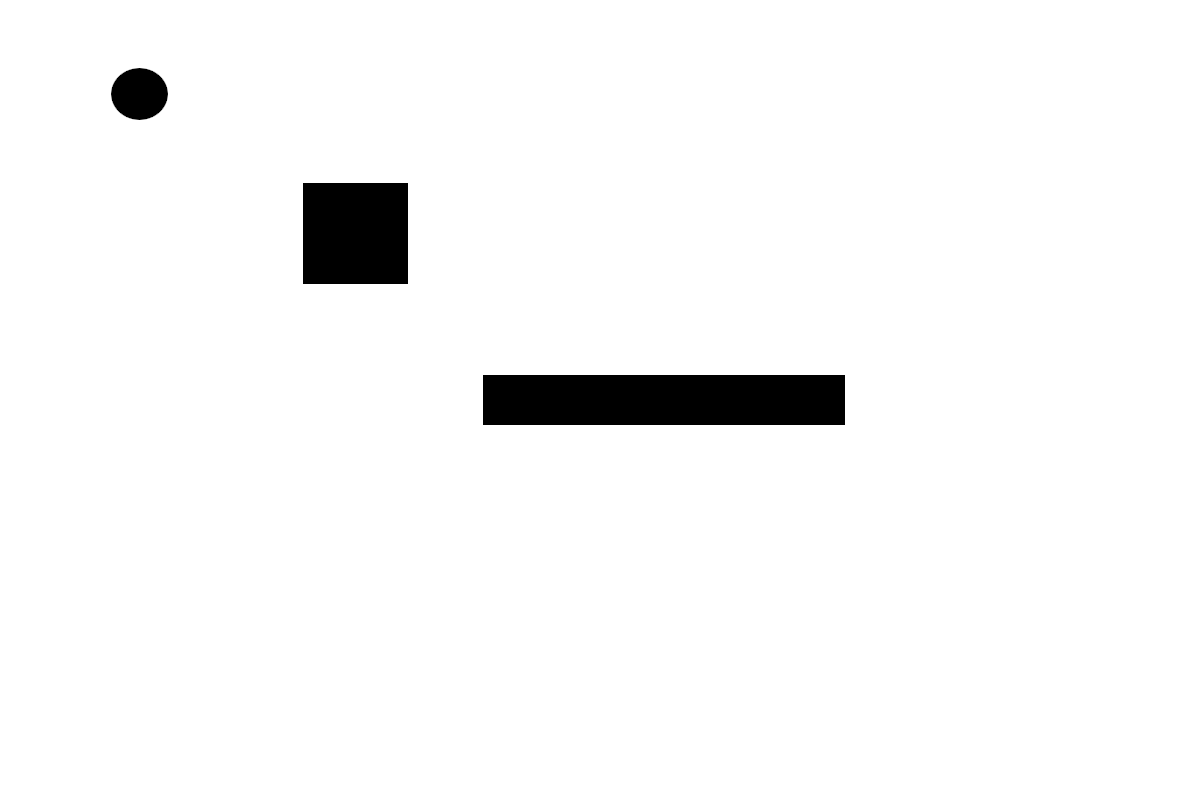
#> input picture lab5_base/obstacles_test1.png, 1200 x 800 px
$ python lab5_base.py   (Python 2 division)
#> lines starting #> are read from the running program, lines starting #| are printed output that depends on the picture
import copy
import math
import random
import argparse
from PIL import Image
import numpy as np
from pprint import pprint

g_CYCLE_TIME = .100

# Parameters you might need to use which will be set automatically
MAP_SIZE_X = None
MAP_SIZE_Y = None

# Default parameters will create a 4x4 grid to test with
g_MAP_SIZE_X = 1.5 # 2m wide
g_MAP_SIZE_Y = 1.5 # 1.5m tall
g_MAP_RESOLUTION_X = 0.5 # Each col represents 50cm
g_MAP_RESOLUTION_Y = 0.5 # Each row represents 37.5cm
g_NUM_X_CELLS = int(g_MAP_SIZE_X // g_MAP_RESOLUTION_X) # Number of columns in the grid map
g_NUM_Y_CELLS = int(g_MAP_SIZE_Y // g_MAP_RESOLUTION_Y) # Number of rows in the grid map

# Map from Lab 4: values of 0 indicate free space, 1 indicates occupied space
g_WORLD_MAP = [0] * g_NUM_Y_CELLS*g_NUM_X_CELLS # Initialize graph (grid) as array

# Source and Destination (I,J) grid coordinates
g_dest_coordinates = (3,3)
g_src_coordinates = (0,0)


def create_test_map(map_array):
  # Takes an array representing a map of the world, copies it, and adds simulated obstacles
  num_cells = len(map_array)
  new_map = copy.copy(map_array)
  # Add obstacles to up to sqrt(n) vertices of the map
  for i in range(int(math.sqrt(len(map_array)))):
    random_cell = random.randint(0, num_cells)
    new_map[random_cell] = 1

  return new_map


def _load_img_to_intensity_matrix(img_filename):
  '''
  Helper function to read the world image containing obstacles
  YOu should not modify this
  '''
  global MAP_SIZE_X, MAP_SIZE_Y

  if img_filename is None:
      grid = np.zeros([800,1200])
      return grid

  img = Image.open(img_filename)

  MAP_SIZE_X = img.width
  MAP_SIZE_Y = img.height

  grid = np.zeros([img.height, img.width])
  for y in range(img.height):
      for x in range(img.width):
          pixel = img.getpixel((x,y))
          grid[y,x] = 255 - pixel[0] # Dark pixels have high values to indicate being occupied/having something interesting

  return grid


def vertex_index_to_ij(vertex_index):
  '''
  vertex_index: unique ID of graph vertex to be convered into grid coordinates
  Returns COL, ROW coordinates in 2D grid
  '''
  global g_NUM_X_CELLS
  return vertex_index % g_NUM_X_CELLS, vertex_index // g_NUM_X_CELLS

def ij_to_vertex_index(i,j):
  '''
  i: Column of grid map
  j: Row of grid map
  returns integer 'vertex index'
  '''
  global g_NUM_X_CELLS
  return j*g_NUM_X_CELLS + i


def ij_coordinates_to_xy_coordinates(i,j):
  '''
  i: Column of grid map
  j: Row of grid map
  returns (X, Y) coordinates in meters at the center of grid cell (i,j)
  '''
  global g_MAP_RESOLUTION_X, g_MAP_RESOLUTION_Y
  return (i+0.5)*g_MAP_RESOLUTION_X, (j+0.5)*g_MAP_RESOLUTION_Y

def xy_coordinates_to_ij_coordinates(x,y):
  '''
  i: Column of grid map
  j: Row of grid map
  returns (X, Y) coordinates in meters at the center of grid cell (i,j)
  '''
  global g_MAP_RESOLUTION_X, g_MAP_RESOLUTION_Y
  return int(i // g_MAP_RESOLUTION_X), int(j // g_MAP_RESOLUTION_Y)

# **********************************
# *      Core Dijkstra Functions   *
# **********************************

def get_travel_cost(vertex_source, vertex_dest):
  # Returns the cost of moving from vertex_source (int) to vertex_dest (int)
  # INSTRUCTIONS:
  '''
      This function should return 1 if:
        vertex_source and vertex_dest are neighbors in a 4-connected grid (i.e., N,E,S,W of each other but not diagonal) and neither is occupied in g_WORLD_MAP (i.e., g_WORLD_MAP isn't 1 for either)
      This function should return 1000 if:
        vertex_source corresponds to (i,j) coordinates outside the map
        vertex_dest corresponds to (i,j) coordinates outside the map
        vertex_source and vertex_dest are not adjacent to each other (i.e., more than 1 move away from each other)
  '''
  global g_NUM_Y_CELLS, g_NUM_X_CELLS, g_WORLD_MAP
  map_size = g_NUM_Y_CELLS * g_NUM_X_CELLS
  answer = 1000
  #Check vertices not out of bounds
  """
  if(not(vertex_source < 0 or vertex_dest < 0 or vertex_source >= map_size or vertex_dest >= map_size)):
    source_x, source_y = vertex_index_to_ij(vertex_source)
    destination_x, destination_y = vertex_index_to_ij(vertex_dest)
    #Check neither vetex occupied
    if(not(g_WORLD_MAP[vertex_source] == 1 or g_WORLD_MAP[vertex_dest] == 1) ):
      #If in same row and off by a column
      if(source_x == destination_x and (source_y == destination_y + 1 or source_y == destination_y-1)):
        answer = 1
      #If in same column and off by a row
      elif(source_y == destination_y and (source_x == destination_x + 1 or source_x == destination_x-1)):
        answer = 1
  """
  if vertex_source < len(g_WORLD_MAP) and vertex_dest < len(g_WORLD_MAP):
    srcx, srcy = vertex_index_to_ij(vertex_source)
    destx, desty = vertex_index_to_ij(vertex_dest)
    dist = abs(srcx - destx) + abs(srcy - desty)

    if dist == 1 and g_WORLD_MAP[vertex_source] != 1 and g_WORLD_MAP[vertex_dest] != 1:
      return 1
  return 1000


def run_dijkstra(source_vertex):
  '''
  source_vertex: vertex index to find all paths back to
  returns: 'prev' array from a completed Dijkstra's algorithm run
  Function to return an array of ints corresponding to the 'prev' variable in Dijkstra's algorithm
  The 'prev' array stores the next vertex on the best path back to source_vertex.
  Thus, the returned array prev can be treated as a lookup table:  prev[vertex_index] = next vertex index on the path back to source_vertex
  '''
  global g_NUM_X_CELLS, g_NUM_Y_CELLS
  global g_WORLD_MAP

  # Array mapping vertex_index to distance of shortest path from vertex_index to source_vertex.
  dist = [float("inf")] * g_NUM_X_CELLS * g_NUM_Y_CELLS
  prev = [-1] * g_NUM_X_CELLS*g_NUM_Y_CELLS
  # Queue for identifying which vertices are up to still be explored:
  # Will contain tuples of (vertex_index, cost), sorted such that the min cost is first to be extracted (explore cheapest/most promising vertices first)
  Q_cost = [(v, get_travel_cost(source_vertex, v)) for v in range(g_NUM_X_CELLS*g_NUM_Y_CELLS)]
  Q_cost[source_vertex] = (source_vertex, 0)

  while(Q_cost):
    v = min(Q_cost,key=lambda t: t[1])
    dist[v[0]] = v[1]
    n = []
    x,y = vertex_index_to_ij(v[0])
    n.append(ij_to_vertex_index(x,y+1))
    n.append(ij_to_vertex_index(x,y-1))
    n.append(ij_to_vertex_index(x+1,y))
    n.append(ij_to_vertex_index(x-1,y))
    Q_cost.remove(v)
    for u in n:
      for i in Q_cost:
        if u == i[0]:
          val = get_travel_cost(v[0],u) + v[1]
          if val < dist[u]:
            dist[u] = val
            prev[u] = v[0]
            Q_cost.remove(i)
            Q_cost.insert(0,(u,dist[u]))

  # Array of ints for storing the next step (vertex_index) on the shortest path back to source_vertex for each vertex in the graph


  # Insert your Dijkstra's code here. Don't forget to initialize Q_cost properly!

  """
  map_size = g_NUM_X_CELLS * g_NUM_Y_CELLS
  source_x, source_y = vertex_index_to_ij(source_vertex)

  world_map = g_WORLD_MAP
  for i in range(map_size):
    for j in range(map_size):
      #curr_x, curr_y = vertex_index_to_ij(j)
      val = dist[j] + get_travel_cost(i,j)
      print(val)
      #print(val)
      if val < dist[j]:
        Q_cost = val
        dist[j] = val
        prev[j] = i
  """

  """
  for i in range(map_size):
    dist[i] = float('inf')
    prev[i] = -1
    if(not world_map[i] == 1):
      Q_cost.append((i, -1))
  dist[source_vertex] = 0
  while(len(Q_cost) > 0):
    distance = 1000
    index = -1
    #Find shortest in Q
    for i in range(len(Q_cost)):
      Q_current = Q_cost[i]
      if((not dist[Q_current[0]] ==-1) and dist[Q_current[0]] < distance):
        index = i
        Q_cost[i] = (Q_cost[i][0], dist[Q_cost[i][0]])
        distance = Q_cost[i][1]
    u = Q_cost.pop(index)
    u_x, u_y = vertex_index_to_ij(u[0])
    #Top neighbor
    v = ij_to_vertex_index(u_x, u_y-1)
    adjacent = get_travel_cost(u[0], v)
    if(adjacent != 1000):
      alt = u[1] + adjacent
      if(v > 0 and v < map_size):
        if(dist[v] == -1 or alt < dist[v]):
          dist[v] = alt
          prev[v] = u[0]
    #Bottom neighbor
    v = ij_to_vertex_index(u_x, u_y+1)
    adjacent = get_travel_cost(u[0], v)
    if(adjacent != 1000):
      alt = u[1] + adjacent
      if(v > 0 and v < map_size):
        if(dist[v] == -1 or alt < dist[v]):
          dist[v] = alt
          prev[v] = u[0]
    #Right neighbor
    v = ij_to_vertex_index(u_x+1, u_y)
    adjacent = get_travel_cost(u[0], v)
    if(adjacent != 1000):
      alt = u[1] + adjacent
      if(v > 0 and v < map_size):
        if(dist[v] == -1 or alt < dist[v]):
          dist[v] = alt
          prev[v] = u[0]
    #Left neigbhor
    v = ij_to_vertex_index(u_x-1, u_y)
    adjacent = get_travel_cost(u[0], v)
    if(adjacent != 1000):
      alt = u[1] + adjacent
      if(v > 0 and v < map_size):
        if(dist[v] == -1 or alt < dist[v]):
          dist[v] = alt
          prev[v] = u[0]
  # Return results of algorithm run
  """
  return prev


def reconstruct_path(prev, source_vertex, dest_vertex):
  '''
  Given a populated 'prev' array, a source vertex_index, and destination vertex_index,
  allocate and return an integer array populated with the path from source to destination.
  The first entry of your path should be source_vertex and the last entry should be the dest_vertex.
  If there is no path between source_vertex and dest_vertex, as indicated by hitting a '-1' on the
  path from dest to source, return an empty list.
  '''

  # TODO: Insert your code here
  print(source_vertex)
  print(dest_vertex)
  final_path = []
  current = dest_vertex
  while current != source_vertex:
    if current == -1:
      return []
    else:
      final_path.insert(0,current)
      #print(prev)
      #print(current)
      current = prev[current]

  final_path.insert(0,source_vertex)
  # TODO: Insert your code here

  #print(final_path)
  return final_path


def render_map(map_array, path_array):

  global g_NUM_X_CELLS, g_NUM_Y_CELLS
  '''
  TODO-
    Display the map in the following format:
    Use " . " for free grid cells
    Use "[ ]" for occupied grid cells
    Example:
    For g_WORLD_MAP = [0, 0, 1, 0,
                       0, 1, 1, 0,
                       0, 0, 0, 0,
                       0, 0, 0, 0]
    There are obstacles at (I,J) coordinates: [ (2,0), (1,1), (2,1) ]
    The map should render as:
      .  .  .  .
      .  .  .  .
      . [ ][ ] .
      .  . [ ] .
    Make sure to display your map so that I,J coordinate (0,0) is in the bottom left.
    (To do this, you'll probably want to iterate from row 'J-1' to '0')
  '''
  #lines = [["" for i in range(g_NUM_X_CELLS)] for j in range(g_NUM_Y_CELLS)]
  #line = ""

  for i in range(g_NUM_Y_CELLS):
    for j in range(g_NUM_X_CELLS):
      coordinate = ij_to_vertex_index(j, i)
      if coordinate in path_array:
        print(" x "),
      elif g_WORLD_MAP[ij_to_vertex_index(j,i)] == 0:
        print(" . "),
      elif g_WORLD_MAP[ij_to_vertex_index(j,i)] == 1:
        print("[ ]"),
    print('\n')


def part_1():
  global g_WORLD_MAP

  global g_dest_coordinates
  global g_src_coordinates
  global g_NUM_X_CELLS, g_NUM_Y_CELLS

  # TODO: Initialize a grid map to use for your test -- you may use create_test_map for this, or manually set one up with obstacles

  g_WORLD_MAP = [0, 0, 0, 0, 1, 1, 0, 0, 0, 0, 0, 0, 0, 1, 1, 0]
  g_NUM_X_CELLS = 4
  g_NUM_Y_CELLS = 4

  # TODO: Find a path from the (I,J) coordinate pair in g_src_coordinates to the one in g_dest_coordinates using run_dijkstra and reconstruct_path
  print("Source: (" + str(g_src_coordinates[0]) + ", " + str(g_src_coordinates[1]) + ")" )
  print("Goal: (" + str(g_dest_coordinates[0]) + ", " + str(g_dest_coordinates[1]) + ")" )

  source_int = ij_to_vertex_index(g_src_coordinates[0], g_src_coordinates[1])
  dest_int = ij_to_vertex_index(g_dest_coordinates[0], g_dest_coordinates[1])
  path = reconstruct_path(run_dijkstra(source_int), source_int, dest_int)
  # Use render_map to render your initialized obstacle map
  render_map(g_WORLD_MAP, path)

  '''
  TODO-
    Display the final path in the following format:
    Source: (0,0)
    Goal: (3,1)
    0 -> 1 -> 2 -> 6 -> 7
  '''
  if(path != []):
    if(len(path) > 1):
      for i in range(len(path)):
        if i != len(path) - 1:
          print(str(path[i]) + " -> "),
        else:
          print(str(path[i])),
    else:
      print(path[0])
  else:
    print("ERROR: NO POSSIBLE PATH")

def part_2(args):
  global g_dest_coordinates
  global g_src_coordinates
  global g_WORLD_MAP
  global g_NUM_X_CELLS
  global g_NUM_Y_CELLS

  g_src_coordinates = (args.src_coordinates[0], str(1.2 - float(args.src_coordinates[1])))
  g_dest_coordinates = (args.dest_coordinates[0], str(1.2 - float(args.dest_coordinates[1])))

  # pixel_grid has intensity values for all the pixels
  # You will have to convert it to the earlier 0 and 1 matrix yourself
  pixel_grid = _load_img_to_intensity_matrix(args.obstacles)
#> in _load_img_to_intensity_matrix, img is the input picture: PIL image 1200x800 RGB; min 0, max 255, mean 246.8
#> after the loop in _load_img_to_intensity_matrix, `for y in range(img.height):`:
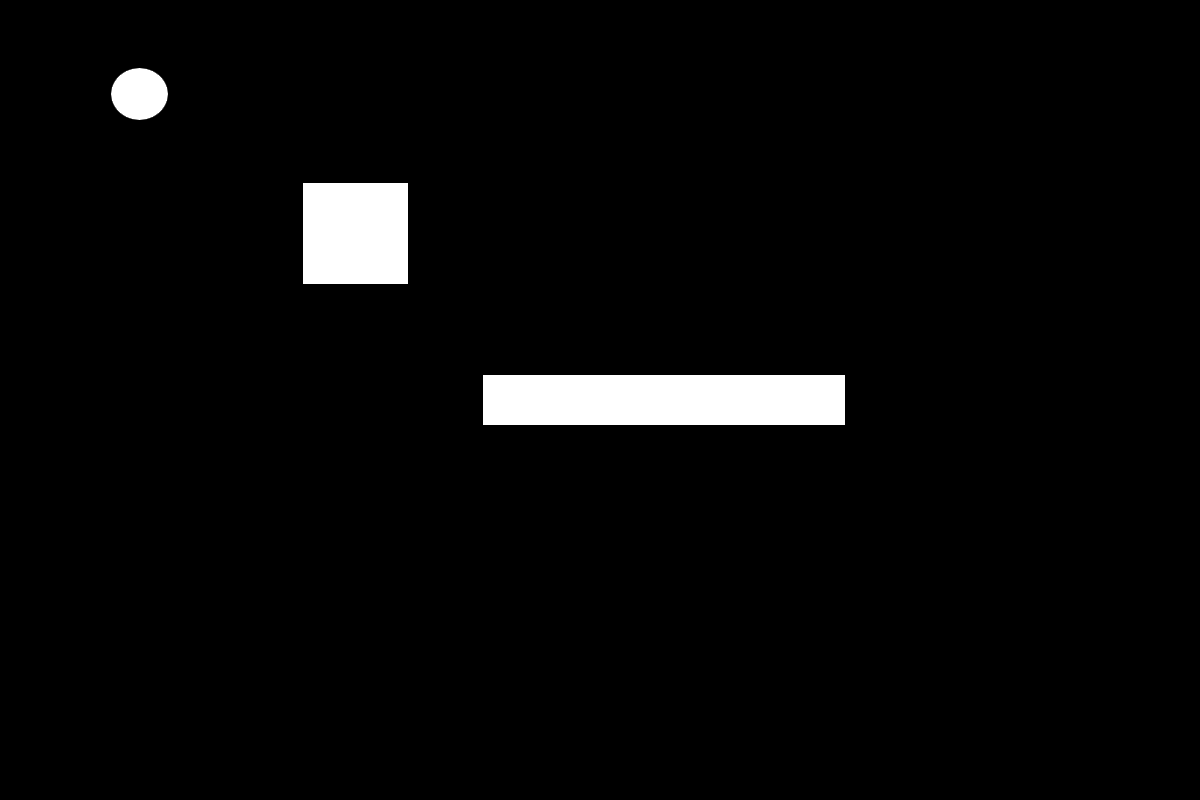
#> grid: shape (800, 1200) float64; min 0, max 255, mean 8.2
  x = np.arange(0,len(pixel_grid),40)
#> x = 20 values from 0 to 760
  y = np.arange(0,len(pixel_grid[0]),40)
#> y = 30 values from 0 to 1160
  obstacle = False
  g_NUM_X_CELLS = 30
  g_NUM_Y_CELLS = 20
  g_WORLD_MAP = [0]*g_NUM_X_CELLS*g_NUM_Y_CELLS
  for i in x:
    for j in y:
      obstacle = False
      for k in range(i,i+40):
        for l in range(j,j+40):
          if pixel_grid[k][l] == 255:
            obstacle = True
      if obstacle == True:
        loc = ij_to_vertex_index(j/40,i/40)
        g_WORLD_MAP[loc] = 1
#> this loop made 20 passes
#> i on passes 2 to 13: 40, 80, 120, 160, 200, 240, 280, 320, 360, 400, 440, 480
#> after the loop, g_WORLD_MAP = 600 values, max 1 at index 32, min 0 at index 0, mean 0.07

  print("\nSource: (" + str(g_src_coordinates[0]) + ", " + str(1.2 - float(g_src_coordinates[1])) + ")" )
  print("Goal: (" + str(g_dest_coordinates[0]) + ", " + str(1.2 - float(g_dest_coordinates[1])) + ")" )
  src = ij_to_vertex_index(math.floor(16.6667*float(g_src_coordinates[0])), math.floor(16.6667*float(g_src_coordinates[1])))
#> src = 500
  dest = ij_to_vertex_index(math.floor(16.6667*float(g_dest_coordinates[0])), math.floor(16.6667*float(g_dest_coordinates[1])))
  path = reconstruct_path(run_dijkstra(int(src)), int(src), int(dest))
#> the loop in run_dijkstra (call 2), `while(Q_cost):` made 600 passes
#> (v, x, y) on passes 1 to 3: ((500, 0), 20, 16), ((499, 1), 19, 16), ((501, 1), 21, 16)
#| 500
#> the loop in reconstruct_path (call 2), `while current != source_vertex:` made 23 passes
  render_map(g_WORLD_MAP, path)
  if(path != []):
    if(len(path) > 1):
      for i in range(len(path)):
        if i != len(path) - 1:
          print(str(path[i]) + " -> "),
        else:
          print(str(path[i])),
#> this loop made 24 passes
#| 500 ->
#| 499 ->
#| 498 ->
#| 497 ->
#| 496 ->
#| 495 ->
#| 494 ->
#| 493 ->
#> (further printed lines are left out)
    else:
      print(path[0])
  else:
    print("ERROR: NO POSSIBLE PATH")
  #print(g_WORLD_MAP)

  '''
  TODO -
  1) Compute the g_WORLD_MAP -- depending on the resolution, you need to decide if your cell is an obstacle cell or a free cell.
  2) Run Dijkstra's to get the plan
  3) Show your plan/path on the image
  Feel free to add more helper functions
  '''

  #### Your code goes here ####


if __name__ == "__main__":
  parser = argparse.ArgumentParser(description="Dijkstra on image file")
  parser.add_argument('-s','--src_coordinates', nargs=2, default=[1.2, 0.2], help='Starting x, y location in world coords')
  parser.add_argument('-g','--dest_coordinates', nargs=2, default=[0.3, 0.7], help='Goal x, y location in world coords')
  parser.add_argument('-o','--obstacles', nargs='?', type=str, default='obstacles_test1.png', help='Black and white image showing the obstacle locations')
  args = parser.parse_args()

  part_1()
  part_2(args)

$ run again, with lab5_base/obstacles_test2.png copied over lab5_base/obstacles_test1.png
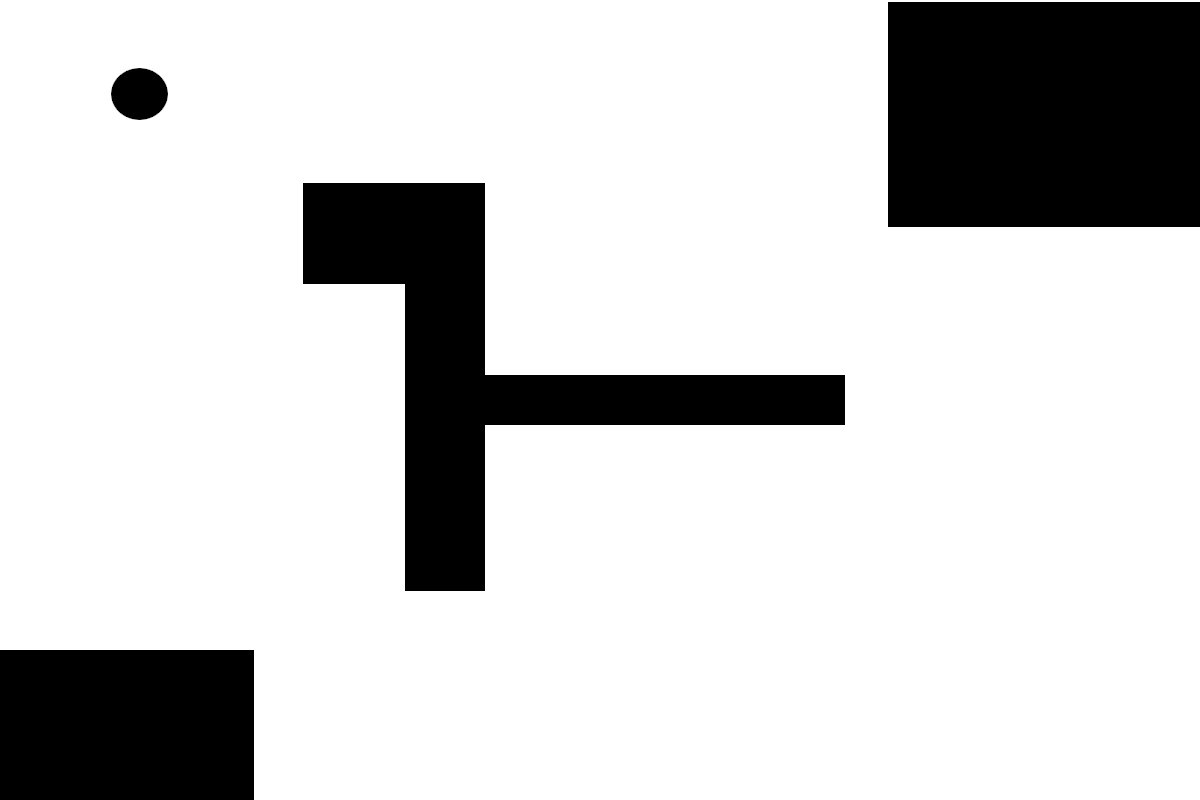
#> input picture lab5_base/obstacles_test2.png, 1200 x 800 px
#> in _load_img_to_intensity_matrix, img is the input picture: PIL image 1200x800 RGB; min 0, max 255, mean 209.4
#> after the loop in _load_img_to_intensity_matrix, `for y in range(img.height):`:
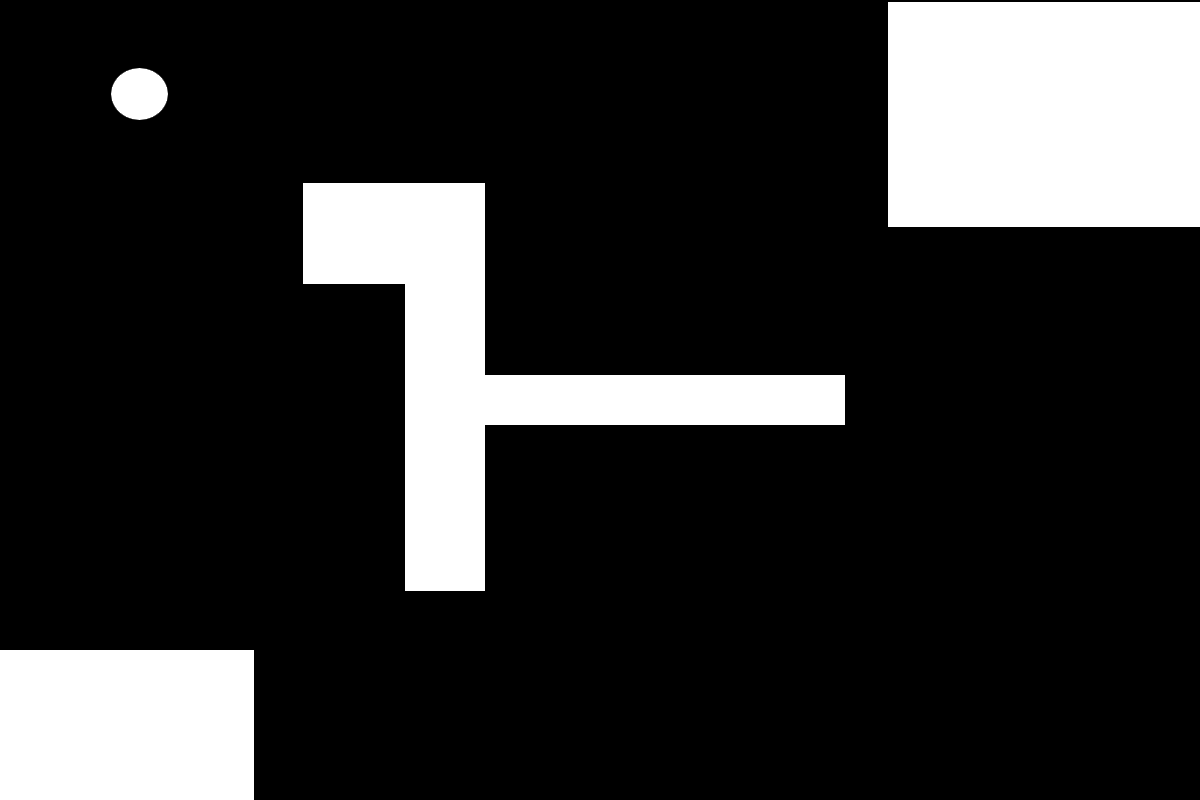
#> grid: shape (800, 1200) float64; min 0, max 255, mean 45.6
#> in part_2, `x = np.arange(0,len(pixel_grid),40)`: x = 20 values from 0 to 760
#> in part_2, `y = np.arange(0,len(pixel_grid[0]),40)`: y = 30 values from 0 to 1160
#> the loop in part_2, `for i in x:` made 20 passes
#> i on passes 2 to 9: 40, 80, 120, 160, 200, 240, 280, 320
#> after the loop in part_2, `for i in x:`: g_WORLD_MAP = 600 values, max 1 at index 22, min 0 at index 0, mean 0.242
#> src = 500
#> the loop in run_dijkstra (call 2), `while(Q_cost):` made 600 passes
#> (v, x, y) on passes 1 to 3: ((500, 0), 20, 16), ((499, 1), 19, 16), ((501, 1), 21, 16)
#| 500
#> the loop in reconstruct_path (call 2), `while current != source_vertex:` made 23 passes
#> the loop in part_2, `for i in range(len(path)):` made 24 passes
#| 500 ->
#| 499 ->
#| 498 ->
#| 497 ->
#| 496 ->
#> (further printed lines are left out)
